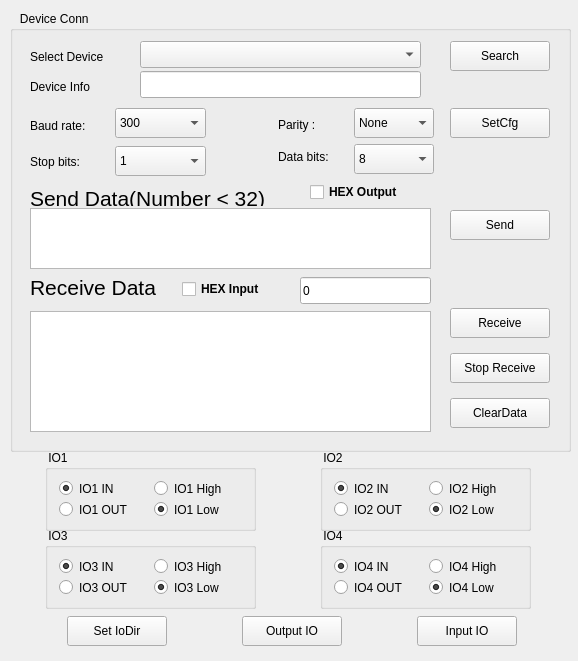
<?xml version="1.0" encoding="UTF-8"?>
<ui version="4.0">
 <class>CH9326Dlg</class>
 <widget class="QWidget" name="CH9326Dlg">
  <property name="geometry">
   <rect>
    <x>0</x>
    <y>0</y>
    <width>578</width>
    <height>661</height>
   </rect>
  </property>
  <property name="windowTitle">
   <string>CH9326DEBUG</string>
  </property>
  <widget class="QGroupBox" name="groupBox">
   <property name="geometry">
    <rect>
     <x>10</x>
     <y>11</y>
     <width>561</width>
     <height>441</height>
    </rect>
   </property>
   <property name="title">
    <string>   Device Conn</string>
   </property>
   <widget class="QLineEdit" name="m_deviceInfo">
    <property name="geometry">
     <rect>
      <x>130</x>
      <y>60</y>
      <width>281</width>
      <height>27</height>
     </rect>
    </property>
   </widget>
   <widget class="QLabel" name="label">
    <property name="geometry">
     <rect>
      <x>20</x>
      <y>30</y>
      <width>101</width>
      <height>31</height>
     </rect>
    </property>
    <property name="text">
     <string>Select Device</string>
    </property>
   </widget>
   <widget class="QPushButton" name="m_openDevice">
    <property name="geometry">
     <rect>
      <x>440</x>
      <y>30</y>
      <width>100</width>
      <height>30</height>
     </rect>
    </property>
    <property name="text">
     <string>Search</string>
    </property>
   </widget>
   <widget class="QComboBox" name="m_deviceName">
    <property name="geometry">
     <rect>
      <x>130</x>
      <y>30</y>
      <width>281</width>
      <height>27</height>
     </rect>
    </property>
   </widget>
   <widget class="QLabel" name="label_2">
    <property name="geometry">
     <rect>
      <x>20</x>
      <y>60</y>
      <width>101</width>
      <height>31</height>
     </rect>
    </property>
    <property name="text">
     <string>Device Info</string>
    </property>
   </widget>
   <widget class="QComboBox" name="m_baudCb">
    <property name="geometry">
     <rect>
      <x>105</x>
      <y>97</y>
      <width>91</width>
      <height>30</height>
     </rect>
    </property>
    <property name="currentIndex">
     <number>0</number>
    </property>
    <item>
     <property name="text">
      <string>300</string>
     </property>
    </item>
    <item>
     <property name="text">
      <string>600</string>
     </property>
    </item>
    <item>
     <property name="text">
      <string>1200</string>
     </property>
    </item>
    <item>
     <property name="text">
      <string>2400</string>
     </property>
    </item>
    <item>
     <property name="text">
      <string>4800</string>
     </property>
    </item>
    <item>
     <property name="text">
      <string>9600</string>
     </property>
    </item>
    <item>
     <property name="text">
      <string>14400</string>
     </property>
    </item>
    <item>
     <property name="text">
      <string>19200</string>
     </property>
    </item>
    <item>
     <property name="text">
      <string>28800</string>
     </property>
    </item>
    <item>
     <property name="text">
      <string>38400</string>
     </property>
    </item>
    <item>
     <property name="text">
      <string>57600</string>
     </property>
    </item>
    <item>
     <property name="text">
      <string>76800</string>
     </property>
    </item>
    <item>
     <property name="text">
      <string>115200</string>
     </property>
    </item>
   </widget>
   <widget class="QLabel" name="BaudRateLabel">
    <property name="geometry">
     <rect>
      <x>20</x>
      <y>105</y>
      <width>81</width>
      <height>20</height>
     </rect>
    </property>
    <property name="text">
     <string>Baud rate:</string>
    </property>
    <property name="wordWrap">
     <bool>false</bool>
    </property>
    <property name="buddy">
     <cstring>m_baudCb</cstring>
    </property>
   </widget>
   <widget class="QLabel" name="ParityLabel">
    <property name="geometry">
     <rect>
      <x>268</x>
      <y>104</y>
      <width>70</width>
      <height>20</height>
     </rect>
    </property>
    <property name="text">
     <string>Parity :</string>
    </property>
    <property name="wordWrap">
     <bool>false</bool>
    </property>
    <property name="buddy">
     <cstring>m_parityCb</cstring>
    </property>
   </widget>
   <widget class="QComboBox" name="m_parityCb">
    <property name="geometry">
     <rect>
      <x>344</x>
      <y>97</y>
      <width>80</width>
      <height>30</height>
     </rect>
    </property>
    <item>
     <property name="text">
      <string>None</string>
     </property>
    </item>
    <item>
     <property name="text">
      <string>Odd</string>
     </property>
    </item>
    <item>
     <property name="text">
      <string>Even</string>
     </property>
    </item>
    <item>
     <property name="text">
      <string>Space</string>
     </property>
    </item>
   </widget>
   <widget class="QPushButton" name="m_setConfig">
    <property name="geometry">
     <rect>
      <x>440</x>
      <y>97</y>
      <width>100</width>
      <height>30</height>
     </rect>
    </property>
    <property name="text">
     <string>SetCfg</string>
    </property>
   </widget>
   <widget class="QLabel" name="StopBitsLabel">
    <property name="geometry">
     <rect>
      <x>20</x>
      <y>141</y>
      <width>70</width>
      <height>20</height>
     </rect>
    </property>
    <property name="text">
     <string>Stop bits:</string>
    </property>
    <property name="wordWrap">
     <bool>false</bool>
    </property>
    <property name="buddy">
     <cstring>m_stopBitsCb</cstring>
    </property>
   </widget>
   <widget class="QComboBox" name="m_stopBitsCb">
    <property name="geometry">
     <rect>
      <x>105</x>
      <y>135</y>
      <width>91</width>
      <height>30</height>
     </rect>
    </property>
    <item>
     <property name="text">
      <string>1</string>
     </property>
    </item>
    <item>
     <property name="text">
      <string>2</string>
     </property>
    </item>
   </widget>
   <widget class="QLabel" name="DataBitsLabel">
    <property name="geometry">
     <rect>
      <x>268</x>
      <y>136</y>
      <width>71</width>
      <height>20</height>
     </rect>
    </property>
    <property name="text">
     <string>Data bits:</string>
    </property>
    <property name="wordWrap">
     <bool>false</bool>
    </property>
    <property name="buddy">
     <cstring>m_dataBitsCb</cstring>
    </property>
   </widget>
   <widget class="QComboBox" name="m_dataBitsCb">
    <property name="geometry">
     <rect>
      <x>344</x>
      <y>133</y>
      <width>80</width>
      <height>30</height>
     </rect>
    </property>
    <property name="currentIndex">
     <number>3</number>
    </property>
    <item>
     <property name="text">
      <string>5</string>
     </property>
    </item>
    <item>
     <property name="text">
      <string>6</string>
     </property>
    </item>
    <item>
     <property name="text">
      <string>7</string>
     </property>
    </item>
    <item>
     <property name="text">
      <string>8</string>
     </property>
    </item>
   </widget>
   <widget class="QTextEdit" name="m_sendArea">
    <property name="geometry">
     <rect>
      <x>20</x>
      <y>197</y>
      <width>401</width>
      <height>61</height>
     </rect>
    </property>
    <property name="font">
     <font>
      <pointsize>12</pointsize>
     </font>
    </property>
   </widget>
   <widget class="QLabel" name="BaudRateLabel_2">
    <property name="geometry">
     <rect>
      <x>20</x>
      <y>175</y>
      <width>251</width>
      <height>20</height>
     </rect>
    </property>
    <property name="font">
     <font>
      <pointsize>16</pointsize>
     </font>
    </property>
    <property name="text">
     <string>Send Data(Number &lt; 32)</string>
    </property>
    <property name="wordWrap">
     <bool>false</bool>
    </property>
    <property name="buddy">
     <cstring>m_baudCb</cstring>
    </property>
   </widget>
   <widget class="QLabel" name="BaudRateLabel_3">
    <property name="geometry">
     <rect>
      <x>20</x>
      <y>266</y>
      <width>141</width>
      <height>20</height>
     </rect>
    </property>
    <property name="font">
     <font>
      <pointsize>16</pointsize>
     </font>
    </property>
    <property name="text">
     <string>Receive Data</string>
    </property>
    <property name="wordWrap">
     <bool>false</bool>
    </property>
    <property name="buddy">
     <cstring>m_baudCb</cstring>
    </property>
   </widget>
   <widget class="QLineEdit" name="m_edit">
    <property name="geometry">
     <rect>
      <x>290</x>
      <y>266</y>
      <width>131</width>
      <height>27</height>
     </rect>
    </property>
    <property name="text">
     <string>0</string>
    </property>
   </widget>
   <widget class="QPushButton" name="m_sendBtn">
    <property name="geometry">
     <rect>
      <x>440</x>
      <y>199</y>
      <width>100</width>
      <height>30</height>
     </rect>
    </property>
    <property name="text">
     <string>Send</string>
    </property>
   </widget>
   <widget class="QPushButton" name="m_rcvBtn">
    <property name="geometry">
     <rect>
      <x>440</x>
      <y>297</y>
      <width>100</width>
      <height>30</height>
     </rect>
    </property>
    <property name="text">
     <string>Receive</string>
    </property>
   </widget>
   <widget class="QPushButton" name="m_rcvStopBtn">
    <property name="geometry">
     <rect>
      <x>440</x>
      <y>342</y>
      <width>100</width>
      <height>30</height>
     </rect>
    </property>
    <property name="text">
     <string>Stop Receive</string>
    </property>
   </widget>
   <widget class="QPushButton" name="m_rcvClearBtn">
    <property name="geometry">
     <rect>
      <x>440</x>
      <y>387</y>
      <width>100</width>
      <height>30</height>
     </rect>
    </property>
    <property name="text">
     <string>ClearData</string>
    </property>
   </widget>
   <widget class="QTextBrowser" name="m_recvArea">
    <property name="geometry">
     <rect>
      <x>20</x>
      <y>300</y>
      <width>401</width>
      <height>121</height>
     </rect>
    </property>
   </widget>
   <widget class="QCheckBox" name="m_hexInputCb">
    <property name="geometry">
     <rect>
      <x>172</x>
      <y>267</y>
      <width>111</width>
      <height>22</height>
     </rect>
    </property>
    <property name="font">
     <font>
      <weight>75</weight>
      <bold>true</bold>
     </font>
    </property>
    <property name="text">
     <string>HEX Input</string>
    </property>
   </widget>
   <widget class="QCheckBox" name="m_hexOutputCb">
    <property name="geometry">
     <rect>
      <x>300</x>
      <y>170</y>
      <width>121</width>
      <height>22</height>
     </rect>
    </property>
    <property name="font">
     <font>
      <weight>75</weight>
      <bold>true</bold>
     </font>
    </property>
    <property name="text">
     <string>HEX Output</string>
    </property>
   </widget>
  </widget>
  <widget class="QGroupBox" name="m_groupBox1">
   <property name="enabled">
    <bool>true</bool>
   </property>
   <property name="geometry">
    <rect>
     <x>45</x>
     <y>450</y>
     <width>211</width>
     <height>81</height>
    </rect>
   </property>
   <property name="title">
    <string> IO1</string>
   </property>
   <layout class="QGridLayout" name="gridLayout">
    <item row="0" column="0">
     <widget class="QRadioButton" name="m_inBtn1">
      <property name="text">
       <string>IO1 IN</string>
      </property>
      <property name="checked">
       <bool>true</bool>
      </property>
      <attribute name="buttonGroup">
       <string notr="true">BtnGroup11</string>
      </attribute>
     </widget>
    </item>
    <item row="0" column="1">
     <widget class="QRadioButton" name="m_highBtn1">
      <property name="enabled">
       <bool>true</bool>
      </property>
      <property name="text">
       <string>IO1 High</string>
      </property>
      <attribute name="buttonGroup">
       <string notr="true">BtnGroup12</string>
      </attribute>
     </widget>
    </item>
    <item row="1" column="0">
     <widget class="QRadioButton" name="m_outBtn1">
      <property name="text">
       <string>IO1 OUT</string>
      </property>
      <attribute name="buttonGroup">
       <string notr="true">BtnGroup11</string>
      </attribute>
     </widget>
    </item>
    <item row="1" column="1">
     <widget class="QRadioButton" name="m_lowBtn1">
      <property name="text">
       <string>IO1 Low</string>
      </property>
      <property name="checked">
       <bool>true</bool>
      </property>
      <attribute name="buttonGroup">
       <string notr="true">BtnGroup12</string>
      </attribute>
     </widget>
    </item>
   </layout>
  </widget>
  <widget class="QPushButton" name="m_setIoDirBtn">
   <property name="geometry">
    <rect>
     <x>67</x>
     <y>616</y>
     <width>100</width>
     <height>30</height>
    </rect>
   </property>
   <property name="text">
    <string>Set IoDir</string>
   </property>
  </widget>
  <widget class="QPushButton" name="m_outputBtn">
   <property name="geometry">
    <rect>
     <x>242</x>
     <y>616</y>
     <width>100</width>
     <height>30</height>
    </rect>
   </property>
   <property name="text">
    <string>Output IO</string>
   </property>
  </widget>
  <widget class="QPushButton" name="m_inputBtn">
   <property name="geometry">
    <rect>
     <x>417</x>
     <y>616</y>
     <width>100</width>
     <height>30</height>
    </rect>
   </property>
   <property name="text">
    <string>Input IO</string>
   </property>
  </widget>
  <widget class="QGroupBox" name="m_groupBox2">
   <property name="geometry">
    <rect>
     <x>320</x>
     <y>450</y>
     <width>211</width>
     <height>81</height>
    </rect>
   </property>
   <property name="title">
    <string> IO2</string>
   </property>
   <layout class="QGridLayout" name="gridLayout_2">
    <item row="0" column="0">
     <widget class="QRadioButton" name="m_inBtn2">
      <property name="text">
       <string>IO2 IN</string>
      </property>
      <property name="checked">
       <bool>true</bool>
      </property>
      <attribute name="buttonGroup">
       <string notr="true">BtnGroup21</string>
      </attribute>
     </widget>
    </item>
    <item row="0" column="1">
     <widget class="QRadioButton" name="m_highBtn2">
      <property name="text">
       <string>IO2 High</string>
      </property>
      <attribute name="buttonGroup">
       <string notr="true">BtnGroup22</string>
      </attribute>
     </widget>
    </item>
    <item row="1" column="0">
     <widget class="QRadioButton" name="m_outBtn2">
      <property name="text">
       <string>IO2 OUT</string>
      </property>
      <attribute name="buttonGroup">
       <string notr="true">BtnGroup21</string>
      </attribute>
     </widget>
    </item>
    <item row="1" column="1">
     <widget class="QRadioButton" name="m_lowBtn2">
      <property name="text">
       <string>IO2 Low</string>
      </property>
      <property name="checked">
       <bool>true</bool>
      </property>
      <attribute name="buttonGroup">
       <string notr="true">BtnGroup22</string>
      </attribute>
     </widget>
    </item>
   </layout>
  </widget>
  <widget class="QGroupBox" name="m_groupBox3">
   <property name="geometry">
    <rect>
     <x>45</x>
     <y>528</y>
     <width>211</width>
     <height>81</height>
    </rect>
   </property>
   <property name="title">
    <string> IO3</string>
   </property>
   <layout class="QGridLayout" name="gridLayout_3">
    <item row="0" column="0">
     <widget class="QRadioButton" name="m_inBtn3">
      <property name="text">
       <string>IO3 IN</string>
      </property>
      <property name="checked">
       <bool>true</bool>
      </property>
      <attribute name="buttonGroup">
       <string notr="true">BtnGroup31</string>
      </attribute>
     </widget>
    </item>
    <item row="0" column="1">
     <widget class="QRadioButton" name="m_highBtn3">
      <property name="text">
       <string>IO3 High</string>
      </property>
      <attribute name="buttonGroup">
       <string notr="true">BtnGroup32</string>
      </attribute>
     </widget>
    </item>
    <item row="1" column="0">
     <widget class="QRadioButton" name="m_outBtn3">
      <property name="text">
       <string>IO3 OUT</string>
      </property>
      <attribute name="buttonGroup">
       <string notr="true">BtnGroup31</string>
      </attribute>
     </widget>
    </item>
    <item row="1" column="1">
     <widget class="QRadioButton" name="m_lowBtn3">
      <property name="text">
       <string>IO3 Low</string>
      </property>
      <property name="checked">
       <bool>true</bool>
      </property>
      <attribute name="buttonGroup">
       <string notr="true">BtnGroup32</string>
      </attribute>
     </widget>
    </item>
   </layout>
  </widget>
  <widget class="QGroupBox" name="m_groupBox4">
   <property name="geometry">
    <rect>
     <x>320</x>
     <y>528</y>
     <width>211</width>
     <height>81</height>
    </rect>
   </property>
   <property name="title">
    <string> IO4</string>
   </property>
   <layout class="QGridLayout" name="gridLayout_4">
    <item row="0" column="0">
     <widget class="QRadioButton" name="m_inBtn4">
      <property name="text">
       <string>IO4 IN</string>
      </property>
      <property name="checked">
       <bool>true</bool>
      </property>
      <attribute name="buttonGroup">
       <string notr="true">BtnGroup41</string>
      </attribute>
     </widget>
    </item>
    <item row="0" column="1">
     <widget class="QRadioButton" name="m_highBtn4">
      <property name="text">
       <string>IO4 High</string>
      </property>
      <attribute name="buttonGroup">
       <string notr="true">BtnGroup42</string>
      </attribute>
     </widget>
    </item>
    <item row="1" column="0">
     <widget class="QRadioButton" name="m_outBtn4">
      <property name="text">
       <string>IO4 OUT</string>
      </property>
      <attribute name="buttonGroup">
       <string notr="true">BtnGroup41</string>
      </attribute>
     </widget>
    </item>
    <item row="1" column="1">
     <widget class="QRadioButton" name="m_lowBtn4">
      <property name="text">
       <string>IO4 Low</string>
      </property>
      <property name="checked">
       <bool>true</bool>
      </property>
      <attribute name="buttonGroup">
       <string notr="true">BtnGroup42</string>
      </attribute>
     </widget>
    </item>
   </layout>
  </widget>
 </widget>
 <layoutdefault spacing="6" margin="11"/>
 <resources/>
 <connections/>
 <buttongroups>
  <buttongroup name="BtnGroup32"/>
  <buttongroup name="BtnGroup21"/>
  <buttongroup name="BtnGroup22"/>
  <buttongroup name="BtnGroup11"/>
  <buttongroup name="BtnGroup12">
   <property name="exclusive">
    <bool>true</bool>
   </property>
  </buttongroup>
  <buttongroup name="BtnGroup41"/>
  <buttongroup name="BtnGroup42"/>
  <buttongroup name="BtnGroup31"/>
 </buttongroups>
</ui>
